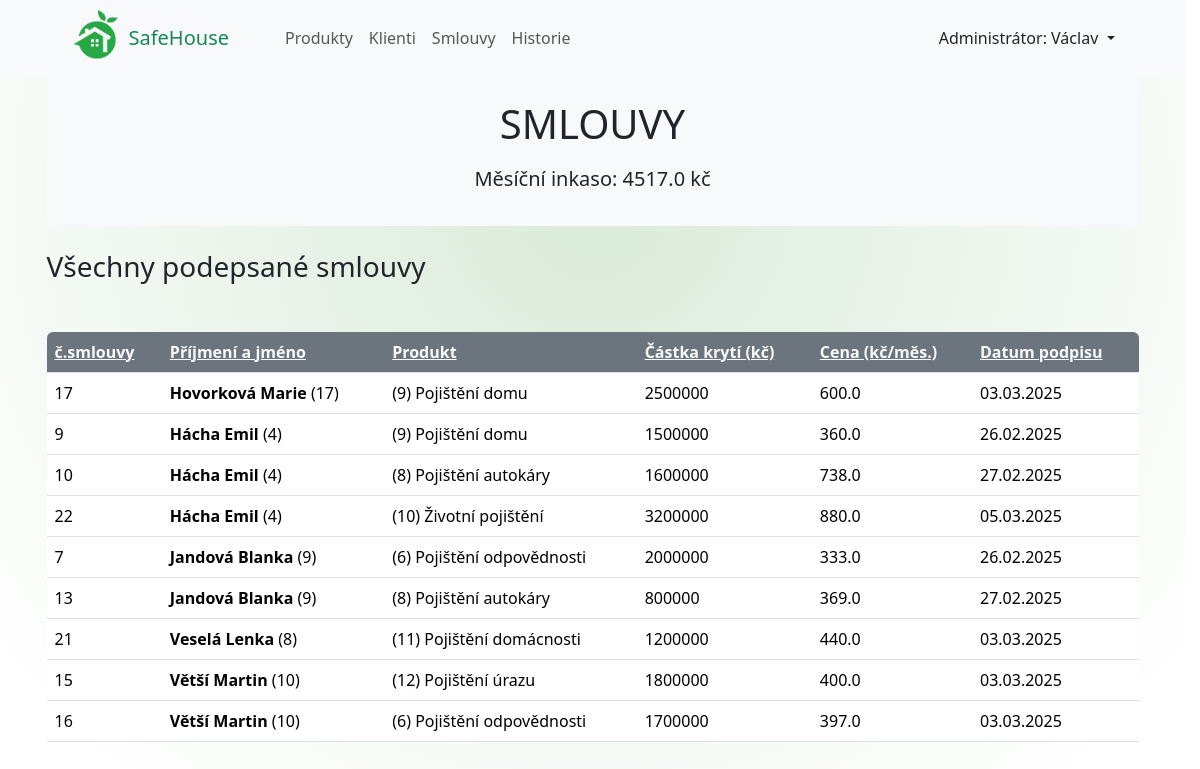
Screenshot of /smlouvy?sort=pojistenec_id__prijmeni with the database file from the repository.
### pojistenci_app/models.py (models this page shows, shortened)
class Smlouvy(models.Model):
    pojistenec_id = models.ForeignKey(Pojistenci, on_delete=models.CASCADE)
    produkt_id = models.ForeignKey(Produkty, on_delete=models.CASCADE)
    castka_kryti = models.IntegerField(verbose_name="Částka krytí")
    cena = models.FloatField(verbose_name="Cena")
    datum = models.DateField(auto_now=True)
    class Meta:
        verbose_name_plural = "Smlouvy"

class Pojistenci(models.Model):
    jmeno = models.CharField(max_length=40, verbose_name="Jméno")
    prijmeni = models.CharField(max_length=40, verbose_name="Příjmení")
    je_muz = models.BooleanField(default=True)
    narozeni = models.DateField(verbose_name="Datum narození")
    foto = models.CharField(
        max_length=60, verbose_name="Název obrázku")
    datum_registrace = models.DateField(auto_now=True)
    class Meta:
        verbose_name = "Pojištěnec"
        verbose_name_plural = "Pojištěnci"

class Produkty(models.Model):
    nazev = models.CharField(max_length=80, verbose_name="Název pojištění")
    predmet_kryti = models.CharField(
        max_length=200, verbose_name="Předmět krytí")
    zakladni_castka = models.IntegerField(
        verbose_name="Základní částka krytí")
    zakladni_cena = models.IntegerField(verbose_name="Základní cena")
    pomer = models.FloatField("Poměr mezi částkou krytí a cenou pojištění")
    class Meta:
        verbose_name = "Produkt"
        verbose_name_plural = "Produkty"

### pojistenci_app/views.py (the view)
# urls.py: path('smlouvy',
def smlouvy(request):
    sort_param = request.GET.get("sort", "id")
    smlouvy = Smlouvy.objects.all().order_by(sort_param)
    inkaso_celkem = smlouvy.aggregate(Sum('cena'))
    return render(request, 'pojistenci_app/smlouvy.html', {'smlouvy': smlouvy,
                                                           'inkaso_celkem': inkaso_celkem,
                                                           'sort_param': sort_param})

### pojistenci_app/templates/pojistenci_app/smlouvy.html (shortened to what this page needs)
{% extends "base.html" %}
{% load static %}
{% block styles %}
    <link rel="stylesheet" href="{% static 'pojistenci_app/smlouvy.css' %}">
{% endblock styles %}
{% block content %}
<div class="container-md">
    <h1 class="text-center pt-4 bg-light mb-0">SMLOUVY</h1>
    <div class="bg-light p-3 mb-4 d-flex gap-3 justify-content-center rounded-bottom">
    <p class="lead">Měsíční inkaso: <b>{{ inkaso_celkem.cena__sum }} kč</b></p>
    </div>
    <h3 class="mb-5">Všechny podepsané smlouvy</h3>
    <table class="table table-hover" id="vsechny_smlouvy">
        <thead>
        <tr>
                <th scope="col" class="bg-secondary">
                    <a class="link-light" href="?sort={% if sort_param == 'id' %}-id
                                   {% else %}id{% endif %}">č.smlouvy</a>
                </th>
                <th scope="col" class="bg-secondary">
                    <a class="link-light" href="?sort={% if sort_param == 'pojistenec_id__prijmeni' %}-pojistenec_id__prijmeni
                                   {% else %}pojistenec_id__prijmeni{% endif %}">Příjmení a jméno</a>
                </th>
                <th scope="col" class="bg-secondary">
                    <a class="link-light" href="?sort={% if sort_param == 'produkt_id__id' %}-produkt_id__id
                                   {% else %}produkt_id__id{% endif %}">Produkt</a>
                </th>
                <th scope="col" class="bg-secondary">
                    <a class="link-light" href="?sort={% if sort_param == 'castka_kryti' %}-castka_kryti
                                   {% else %}castka_kryti{% endif %}">Částka krytí (kč)</a>
                </th>
                <th scope="col" class="bg-secondary">
                    <a class="link-light" href="?sort={% if sort_param == 'cena' %}-cena
                                   {% else %}cena{% endif %}">Cena (kč/měs.)</a>
                </th>
                <th scope="col" class="bg-secondary">
                    <a class="link-light" href="?sort={% if sort_param == 'datum' %}-datum
                                   {% else %}datum{% endif %}">Datum podpisu</a>
                </th>
        </tr>
        </thead>
        <tbody>
        {% for smlouva in smlouvy %}
        <tr style="vertical-align: middle;">
            <td scope="row">{{ smlouva.id }}</td>
            <td><b>{{ smlouva.pojistenec_id.prijmeni }}
                {{ smlouva.pojistenec_id.jmeno }}</b> ({{ smlouva.pojistenec_id.id }})</td>
            <td>({{ smlouva.produkt_id.id }}) {{ smlouva.produkt_id.nazev }}</td>
            <td>{{ smlouva.castka_kryti }}</td>
            <td>{{ smlouva.cena }}</td>
            <td>{{ smlouva.datum|date:"d.m.Y" }}</td>
        </tr>
        {% endfor %}
        </tbody>
    </table>
</div>
{% endblock content %}

### pojistenci_app/static/pojistenci_app/smlouvy.css (style rules this page uses)
#vsechny_smlouvy th:first-child { border-top-left-radius: 6px; }
#vsechny_smlouvy th:last-child { border-top-right-radius: 6px; }

### static/base.css (style rules this page uses)
html { scrollbar-gutter: stable; }
body { background: radial-gradient(circle at center 200px, #daebda, #ffffff 90%); position: relative; background-repeat: no-repeat; min-height: 100vh; height: 100%; }

### rows the page displays
Smlouvy: id "17", pojistenec_id.prijmeni "Hovorková", pojistenec_id.jmeno "Marie", pojistenec_id.id "17", produkt_id.id "9", produkt_id.nazev "Pojištění domu", castka_kryti "2500000", cena "600.0", datum "03.03.2025"
Smlouvy: id "9", pojistenec_id.prijmeni "Hácha", pojistenec_id.jmeno "Emil", pojistenec_id.id "4", produkt_id.id "9", produkt_id.nazev "Pojištění domu", castka_kryti "1500000", cena "360.0", datum "26.02.2025"
Smlouvy: id "10", pojistenec_id.prijmeni "Hácha", pojistenec_id.jmeno "Emil", pojistenec_id.id "4", produkt_id.id "8", produkt_id.nazev "Pojištění autokáry", castka_kryti "1600000", cena "738.0", datum "27.02.2025"
Smlouvy: id "22", pojistenec_id.prijmeni "Hácha", pojistenec_id.jmeno "Emil", pojistenec_id.id "4", produkt_id.id "10", produkt_id.nazev "Životní pojištění", castka_kryti "3200000", cena "880.0", datum "05.03.2025"
Smlouvy: id "7", pojistenec_id.prijmeni "Jandová", pojistenec_id.jmeno "Blanka", pojistenec_id.id "9", produkt_id.id "6", produkt_id.nazev "Pojištění odpovědnosti", castka_kryti "2000000", cena "333.0", datum "26.02.2025"
Smlouvy: id "13", pojistenec_id.prijmeni "Jandová", pojistenec_id.jmeno "Blanka", pojistenec_id.id "9", produkt_id.id "8", produkt_id.nazev "Pojištění autokáry", castka_kryti "800000", cena "369.0", datum "27.02.2025"
Smlouvy: id "21", pojistenec_id.prijmeni "Veselá", pojistenec_id.jmeno "Lenka", pojistenec_id.id "8", produkt_id.id "11", produkt_id.nazev "Pojištění domácnosti", castka_kryti "1200000", cena "440.0", datum "03.03.2025"
Smlouvy: id "15", pojistenec_id.prijmeni "Větší", pojistenec_id.jmeno "Martin", pojistenec_id.id "10", produkt_id.id "12", produkt_id.nazev "Pojištění úrazu", castka_kryti "1800000", cena "400.0", datum "03.03.2025"
Smlouvy: id "16", pojistenec_id.prijmeni "Větší", pojistenec_id.jmeno "Martin", pojistenec_id.id "10", produkt_id.id "6", produkt_id.nazev "Pojištění odpovědnosti", castka_kryti "1700000", cena "397.0", datum "03.03.2025"

### other values shown
{{ inkaso_celkem.cena__sum }} "4517.0"
